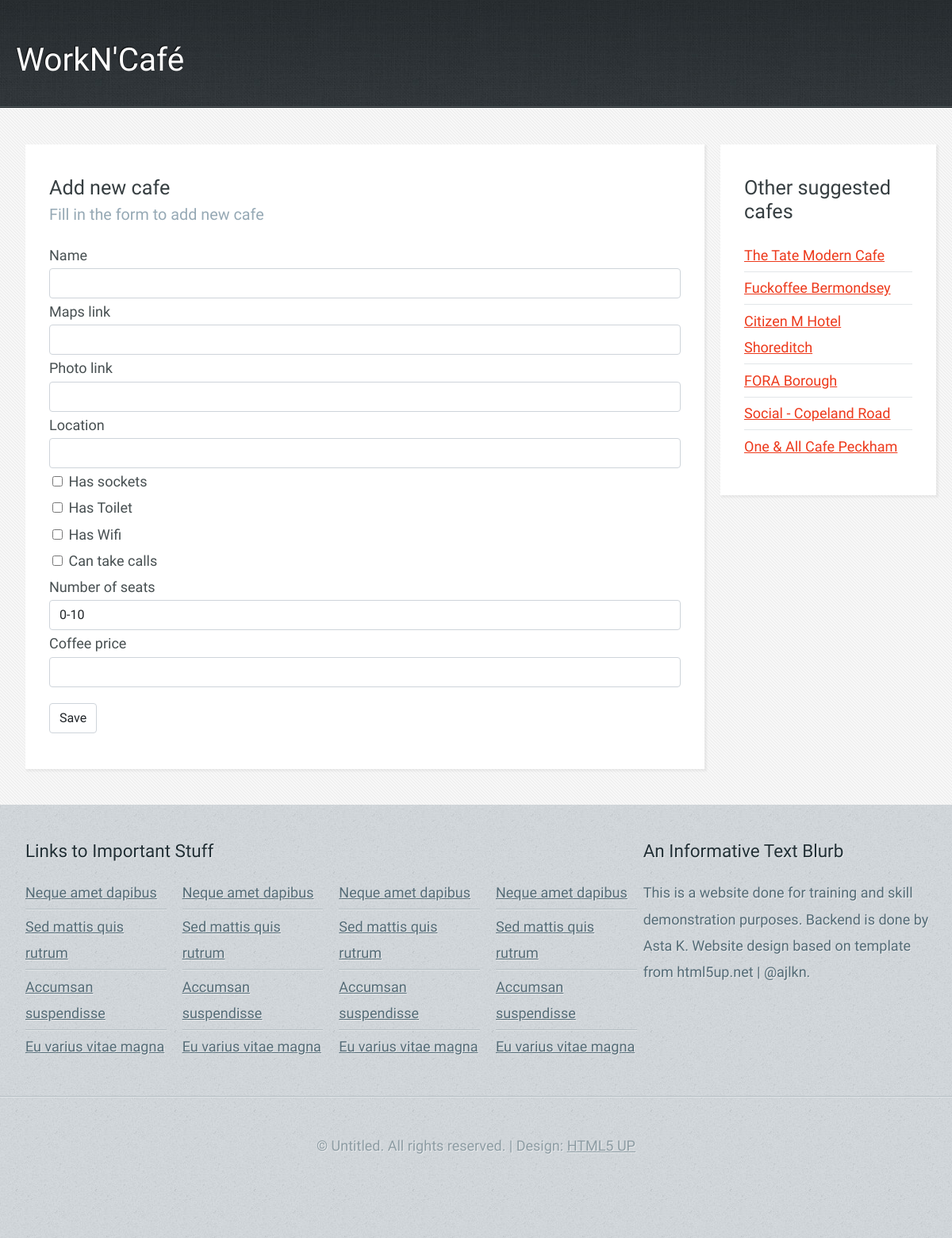
Page /add on the committed database.
### main.py (models this page shows, shortened)
class Cafe(db.Model):
    id = db.Column(db.Integer, primary_key=True)
    name = db.Column(db.String(250), nullable=False, unique=True)
    map_url = db.Column(db.String(1000), nullable=False,)
    img_url = db.Column(db.String(1000), nullable=False,)
    location = db.Column(db.String(250), nullable=False,)
    has_sockets = db.Column(db.Boolean, nullable=False,)
    has_toilet = db.Column(db.Boolean, nullable=False,)
    has_wifi = db.Column(db.Boolean, nullable=False,)
    can_take_calls = db.Column(db.Boolean, nullable=False,)
    seats = db.Column(db.String(250))
    coffee_price = db.Column(db.String(250))

### main.py (the view)
@app.route("/add", methods=["GET", "POST"])
def add_cafe():
    form = EditForm()
    if form.validate_on_submit():
        new_cafe = Cafe(name=form.name.data,
                        map_url=form.map_link.data,
                        img_url=form.img_link.data,
                        location=form.location.data,
                        has_sockets=form.has_sockets.data,
                        has_toilet=form.has_toilet.data,
                        has_wifi=form.has_wifi.data,
                        can_take_calls=form.can_take_calls.data,
                        seats=form.seats.data,
                        coffee_price=form.price.data)
        db.session.add(new_cafe)
        db.session.commit()
        return redirect(url_for('index'))
    else:
        random_cafes = []
        for n in range(6):
            random_cafes.append(Cafe.query.get(random.randint(1, len(Cafe.query.all()))))
        return render_template("add_cafe.html", form=form, random_cafes=random_cafes, new_cafe=True)

### main.py
class EditForm(FlaskForm):
    name = StringField(label='Name', validators=[DataRequired(), Length(3,250)])
    map_link = StringField(label="Maps link", validators=[DataRequired()])
    img_link = StringField(label="Photo link")
    location = StringField(label="Location", validators=[DataRequired(), Length(3,250)])
    has_sockets = BooleanField(label = "Has sockets")
    has_toilet = BooleanField(label="Has Toilet")
    has_wifi = BooleanField(label="Has Wifi")
    can_take_calls = BooleanField(label="Can take calls")
    seats = SelectField(label="Number of seats", choices=["0-10", "10-20", "20-30", "30-40", "40-50", "50+"])
    price = StringField(label="Coffee price")
    submit = SubmitField(label="Save")

### templates/add_cafe.html
{% include 'header.html' %}
{% import "bootstrap/wtf.html" as wtf %}
{% block content %}
							</div>
						</div>
					</div>
				</section>
				<section id="content">
					<div class="container">
						<div class="row">
							<div class="col-9 col-12-medium">
									<section>
										<header>
											{% if new_cafe: %}
											<h2>Add new cafe</h2>
											<h3>Fill in the form to add new cafe</h3>
											{% else:%}
											<h2>Edit cafe info</h2>
											<h3>Fill the form to update info</h3>
											{% endif %}
										</header>
										{{ wtf.quick_form(form, novalidate=True)}}
									</section>
							</div>
							<div class="col-3 col-12-medium">
									<section>
										<header>
											<h2>Other suggested cafes</h2>
										</header>
										<ul class="link-list">
											{% for sug_cafe in random_cafes: %}
											<li><a href="/{{ sug_cafe.id }}">{{ sug_cafe.name }}</a></li>
											{% endfor %}
										</ul>
									</section>
							</div>
						</div>
					</div>
				</section>
{% endblock %}
{% include 'footer.html' %}

### static/css/main.css (style rules this page uses)
html, body, div, span, applet, object, iframe, h1, h2, h3, h4, h5, h6, p, blockquote, pre, a, abbr, acronym, address, big, cite, code, del, dfn, em, img, ins, kbd, q, s, samp, small, strike, strong, sub, sup, tt, var, b, u, i, center, dl, dt, dd, ol, ul, li, fieldset, form, legend, table, caption, tbody, tfoot, thead, tr, th, td, article, aside, canvas, details, embed, figure, figcaption, footer, header, hgroup, menu, nav, output, ruby, section, summary, time, mark, audio, video { margin: 0; padding: 0; border: 0; font-size: 100%; vertical-align: baseline; }
article, aside, details, figcaption, figure, footer, header, hgroup, menu, nav, section { display: block; }
body { line-height: 1; }
ol, ul { list-style: none; }
body { -webkit-text-size-adjust: none; }
input[type="checkbox" i] { background-color: initial; cursor: default; appearance: auto; box-sizing: border-box; margin: 3px 3px 3px 4px; padding: initial; border: initial; }
input, textarea, select { color: #474f51; font-size: 13.5pt; font-family: 'Yanone Kaffeesatz'; line-height: 1.85em; font-weight: 300; }
#submit { border: 1px solid #ced4da; margin-top: 20px; }
body { background: #D4D9DD url("images/bg03.jpg"); color: #474f51; font-size: 13.5pt; font-family: 'Yanone Kaffeesatz'; line-height: 1.85em; font-weight: 300; }
ul, ol, p, dl { margin: 0 0 2em 0; }
a { text-decoration: underline; }
section > :last-child, section:last-child, .last-child { margin-bottom: 0 !important; }
.container { margin: 0 auto; max-width: 100%; width: 1200px; }
@media screen and (max-width: 1680px) { .container { width: 1200px; } }
@media screen and (max-width: 1280px) { .container { width: calc(100% - 40px); } }
.row { display: flex; flex-wrap: wrap; box-sizing: border-box; align-items: stretch; }
.row > * { box-sizing: border-box; }
.row > .col-3 { width: 25%; }
.row > .col-9 { width: 75%; }
.row { margin-top: -25px; margin-left: -25px; }
.row > * { padding: 25px 0 0 25px; }
@media screen and (max-width: 1680px) { .row { display: flex; flex-wrap: wrap; box-sizing: border-box; align-items: stretch; } }
@media screen and (max-width: 1680px) { .row > * { box-sizing: border-box; } }
@media screen and (max-width: 1680px) { .row { margin-top: -25px; margin-left: -25px; } }
@media screen and (max-width: 1680px) { .row > * { padding: 25px 0 0 25px; } }
@media screen and (max-width: 1280px) { .row { display: flex; flex-wrap: wrap; box-sizing: border-box; align-items: stretch; } }
@media screen and (max-width: 1280px) { .row > * { box-sizing: border-box; } }
@media screen and (max-width: 1280px) { .row { margin-top: -20px; margin-left: -20px; } }
@media screen and (max-width: 1280px) { .row > * { padding: 20px 0 0 20px; } }
.link-list li { padding: 0.2em 0 0.2em 0; }
.link-list li:first-child { padding-top: 0 !important; border-top: 0 !important; }
.link-list li:last-child { padding-bottom: 0 !important; border-bottom: 0 !important; }
#content { background: #f7f7f7 url("images/bg04.png"); border-top: solid 1px #fff; padding: 45px 0 45px 0; }
#content section { background: #fff; padding: 40px 30px 45px 30px; box-shadow: 2px 2px 2px 1px rgba(128, 128, 128, 0.1); margin: 0 0 25px 0; }
#content h2 { font-size: 1.8em; color: #373f42; margin: 0 0 0.25em 0; }
#content h3 { color: #96a9b5; font-size: 1.25em; }
#content a { color: #ED391B; }
#content header { margin: 0 0 2em 0; }
#content .link-list li { border-bottom: solid 1px #e2e6e8; }
@media screen and (max-width: 1280px) { #content h2 { font-size: 1.4em; } }
@media screen and (max-width: 1280px) { #content h3 { font-size: 1.1em; } }
@media screen and (max-width: 1280px) { #content header { margin: 0 0 1.25em 0; } }

### rows in the picture
Cafe: name "The Tate Modern Cafe"
Cafe: name "Fuckoffee Bermondsey"
Cafe: name "Citizen M Hotel Shoreditch"
Cafe: name "FORA Borough"
Cafe: name "Social - Copeland Road"
Cafe: name "One & All Cafe Peckham"
